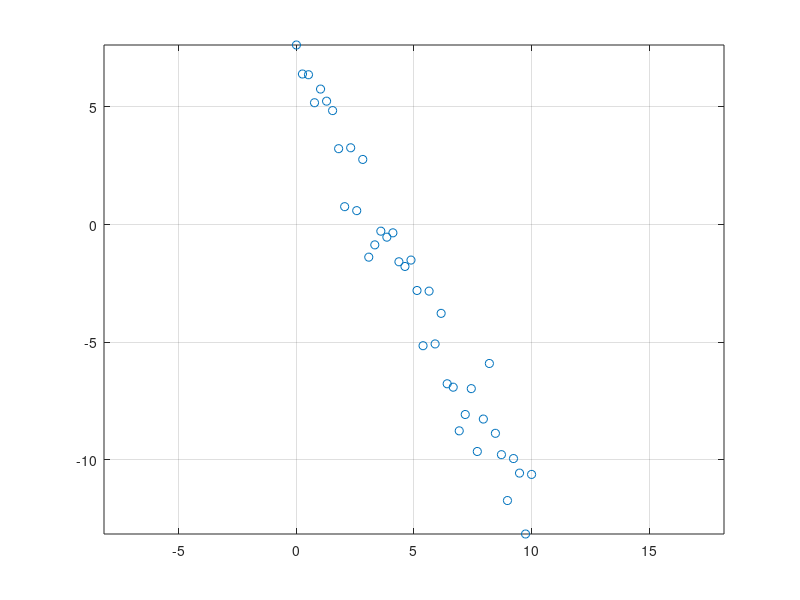

Recreate this plot in MATLAB.
clc;
clear;
close all;

%% Load Data

x=linspace(0,10,40);

%t=sin(x);

t=-2*x+7+1*randn(size(x));

n=numel(t);


%% Design SVR

epsilon=1;

C=1;

H=zeros(n,n);
for i=1:n
    for j=i:n
        H(i,j)=x(:,i)'*x(:,j);
        H(j,i)=H(i,j);
    end
end

HH=[ H -H
    -H  H];

f=[-t'; t']+epsilon;

Aeq=[ones(1,n) -ones(1,n)];
beq=0;

lb=zeros(2*n,1);
ub=C*ones(2*n,1);

options=optimset('Display','iter','MaxIter',1000);

alpha=quadprog(HH,f,[],[],Aeq,beq,lb,ub,[],options);

alpha=alpha';

AlmostZero=(abs(alpha)<max(abs(alpha))*1e-4);

alpha(AlmostZero)=0;

alpha_plus=alpha(1:n);
alpha_minus=alpha(n+1:end);

eta=alpha_plus-alpha_minus;

S=find(alpha_plus+alpha_minus>0 & alpha_plus+alpha_minus<C);

w=0;
for i=1:n
    w=w+eta(i)*x(:,i);
end

b=mean(t(S)-w'*x(:,S)-sign(eta(S))*epsilon);

%% Plot Results

figure;
plot(x,t,'o');
hold on;
xmin=min(x);
xmax=max(x);
xx=linspace(xmin,xmax,500);
yy=w'*xx+b;
plot(xx,yy,'k','LineWidth',2);
plot(xx,yy+epsilon,'r:');
plot(xx,yy-epsilon,'r:');
grid on;
axis equal;






